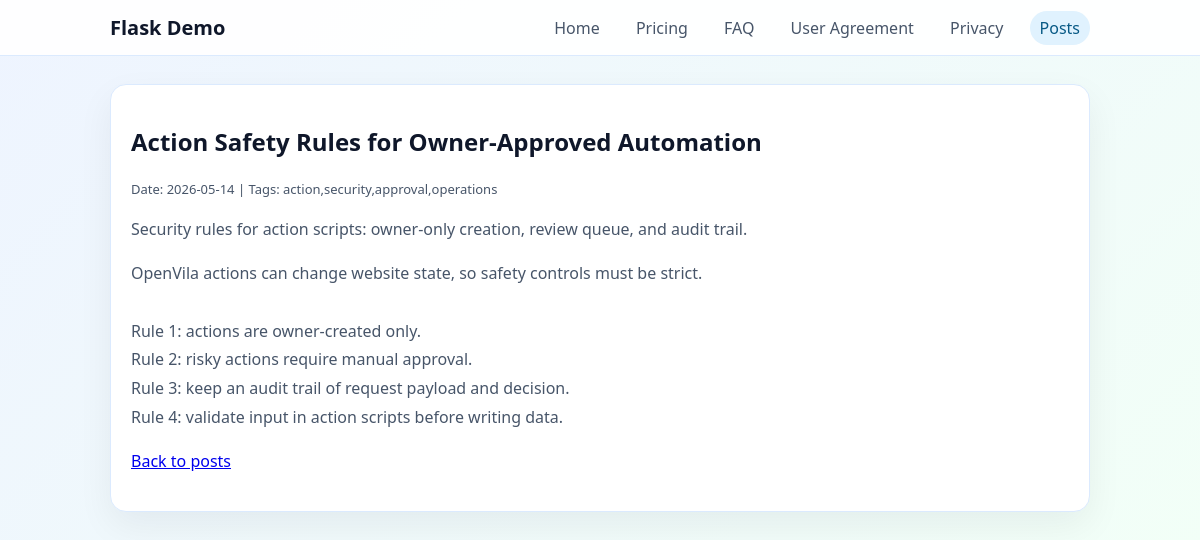
Screenshot of /posts/action-safety-rules with the database file from the repository.
### tables this page shows
CREATE TABLE posts (
              id INTEGER PRIMARY KEY AUTOINCREMENT,
              slug TEXT NOT NULL UNIQUE,
              title TEXT NOT NULL,
              summary TEXT NOT NULL,
              tags TEXT NOT NULL,
              body TEXT NOT NULL,
              created_at TEXT NOT NULL
            );

### app.py (the view)
@app.route("/posts/<slug>")
def post_detail(slug):
    post = get_post_by_slug(slug)
    if not post:
        abort(404)
    return render_template("post_detail.html", post=post)

### app.py (called while the page is built)
def get_post_by_slug(slug):
    with sqlite3.connect(DB_PATH) as conn:
        conn.row_factory = sqlite3.Row
        return conn.execute(
            """
            SELECT slug, title, summary, tags, body, created_at
            FROM posts
            WHERE slug = ?
            """,
            (slug,),
        ).fetchone()

### templates/post_detail.html (shortened to what this page needs)
{% extends 'base.html' %}
{% set active = 'posts' %}
{% block content %}
<h1>{{ post['title'] }}</h1>
<p class="meta">Date: {{ post['created_at'] }} | Tags: {{ post['tags'] }}</p>
<p>{{ post['summary'] }}</p>
<div class="post-body">{{ post['body'] }}</div>
<p><a href="{{ url_for('posts') }}">Back to posts</a></p>
{% endblock %}

### static/style.css (style rules this page uses)
:root { --bg: #f4f8ff; --text: #0f172a; --muted: #475569; --line: #dbeafe; }
* { box-sizing: border-box; }
body { margin: 0; font-family: "Segoe UI", "Helvetica Neue", Arial, sans-serif; background: linear-gradient(135deg, #eef4ff, #f2fff7); color: var(--text); }
.card p, .card li { color: var(--muted); line-height: 1.7; }
.meta { font-size: 13px; color: #64748b; }
.post-body { white-space: pre-line; color: var(--muted); line-height: 1.8; }

### rows the page displays
posts: title "Action Safety Rules for Owner-Approved Automation", created_at "2026-05-14", tags "action,security,approval,operations", summary "Security rules for action scripts: owner-only creation, review queue, and audit trail.", body "OpenVila actions can change website state, so safety controls must be strict. Rule 1: actions are owner-created only. Rule 2: risky actions require manual approval. Rule 3: keep an audit trail of request payload and decision. Rule 4: validate input in action scripts before writing data."
